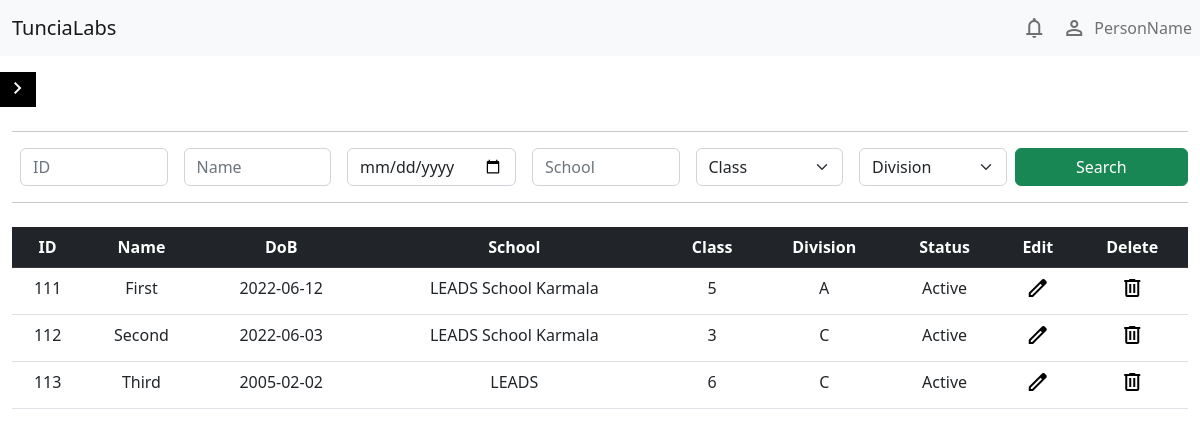
Page /students.php on the committed database.
### tables this page shows
CREATE TABLE `students` (
  `ID` int(11) NOT NULL,
  `Name` varchar(50) NOT NULL,
  `DoB` date NOT NULL,
  `School` varchar(100) NOT NULL,
  `Class` set('1','2','3','4','5','6','7','8','9','10') NOT NULL,
  `Division` set('A','B','C','D') NOT NULL,
  `Status` set('Active','Inactive') NOT NULL
);

### students.php (the view, shortened to what this page needs)
<?php include('connect.php');
?>
<!doctype html>
<html lang="en">
<head>
    <link href="https://cdn.jsdelivr.net/npm/bootstrap@5.2.0-beta1/dist/css/bootstrap.min.css" rel="stylesheet"
>
    <link rel="stylesheet" href="css/style.css">
</head>
<body>
    <?php include("_partials/navbar.php"); ?>
    <?php include("_partials/sidebar.php"); ?>
    <div class="container-fluid my-3">
        <hr>
        <form action="" method="get">
            <div class="d-flex justify-content-around">
                <div class="col px-2">
                    <input type="text" class="form-control" placeholder="ID" name="ID" aria-label="ID">
                </div>
                <div class="col px-2">
                    <input type="text" class="form-control" placeholder="Name" name="Name" aria-label="Name">
                </div>
                <div class="col px-2">
                    <input type="date" class="form-control" placeholder="Age" name="DoB" aria-label="Age">
                </div>
                <div class="col px-2">
                    <input type="text" class="form-control" placeholder="School" name="School" aria-label="School">
                </div>
                <div class="col px-2">
                    <select class="form-select" name="Class">
                        <option value="">Class</option>
                    </select>
                </div>
                <div class="col px-2">
                    <select class="form-select" name="Division">
                        <option value="">Division</option>
                    </select>
                </div>
                <button type="submit" class="btn btn-success col">Search</button>
            </div>
        </form>
        <hr>
        <table class="table dataTable table-responsive my-4">
            <thead class="table-dark" align="center">
                <?php
                echo '<tr>';
                $sqlHead = "SHOW COLUMNS FROM `students`";
                $resultHead = mysqli_query($conn, $sqlHead);
                while ($record = mysqli_fetch_array($resultHead)) {
                    $fields[] = $record['0'];
                }
                foreach ($fields as $value) {
                    echo "<th>" . $value . "</th>";
                }
                echo '<th scope="col">Edit</th>
                            <th scope="col">Delete</th>
                        </tr>';
                ?>
            </thead>
            <tbody align="center">
                <tr>
                    <?php
                    $filter = "";
                    $where = "";
                    if ($_SERVER['REQUEST_METHOD'] == "GET") {
                        $where = "";
                        foreach ($fields as $key => $value) {
                            if ($key == 6) {
                                continue;
                            }
                            $data[$key] = $_GET[$value];
                            if ($data[$key] == "") {
                                continue;
                            }
                            $filter .= " " . $value . " = '" . $data[$key] . "' OR ";
                        }
                    } else {
                        $filter = "";
                        $where = "";
                    }
                    $sqlData = "SELECT * FROM `students` " . $where . substr($filter, 0, -4);
                    $resultData = mysqli_query($conn, $sqlData);
                    $numCol = mysqli_num_fields($resultData);
                    $numRow = mysqli_num_rows($resultData);
                    if ($numRow == 0) {
                        echo "<td colspan='9'>Data Not Found</td></tr>";
                    } else {
                        while ($row = mysqli_fetch_array($resultData)) {
                            for ($i = 0; $i < $numCol; $i++) {
                                echo "<td>" . $row[$i] . "</td>";
                            }
                            echo "
                            <td align='center'><a href='edit.php?id=" . $row[0] . "'><span class='material-symbols-outlined text-black'>edit</span></i></a></td>
                            <td align='center'><a onclick='confirm(`Are You Sure to Delete Student: " . $row[1] . "!`)' href='students.php?del=" . $row[0] . "'><span class='material-symbols-outlined text-black'>delete</span></i></td>
                            </tr>";
                        }
                    }
                    ?>
            </tbody>
        </table>
    </div>
</body>
</html>

### _partials/navbar.php (shortened to what this page needs)
<nav class="navbar navbar-expand-sm bg-light">
    <div class="container-fluid">
        <a class="navbar-brand" href="students.php">TunciaLabs</a>
    </div>
    <div class="collapse navbar-collapse" id="navbarText">
        <span class="d-inline-flex navbar-text mx-2">
            <span class="material-symbols-outlined mx-2">notifications</span>
            <span class="material-symbols-outlined mx-2">person</span>
            <span>PersonName</span>
        </span>
    </div>
</nav>

### _partials/sidebar.php (shortened to what this page needs)
<button class="sticky-top border-0 pt-1 mb-2 mt-3 btn-sidebar bg-black" data-bs-toggle="offcanvas" data-bs-target="#sidebar" aria-controls="sidebar"><span class="material-symbols-outlined text-white">navigate_next</span></button>

### css/style.css (style rules this page uses)
nav { background-color: rgb(211, 139, 139); }

### rows in the picture
students: ID "111", Name "First", DoB "2022-06-12", School "LEADS School Karmala", Class "5", Division "A", Status "Active"
students: ID "112", Name "Second", DoB "2022-06-03", School "LEADS School Karmala", Class "3", Division "C", Status "Active"
students: ID "113", Name "Third", DoB "2005-02-02", School "LEADS", Class "6", Division "C", Status "Active"

### other values in the picture
$value "ID"
$value "Name"
$value "DoB"
$value "School"
$value "Class"
$value "Division"
$value "Status"
